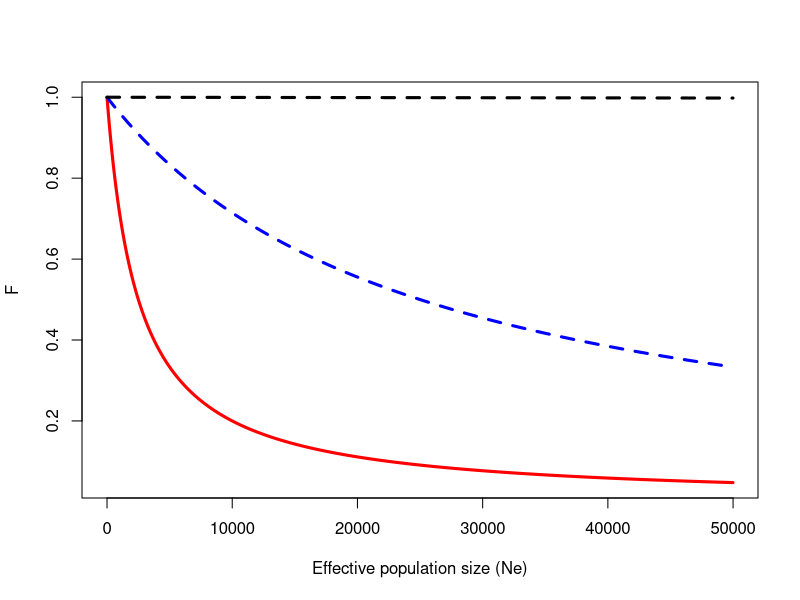
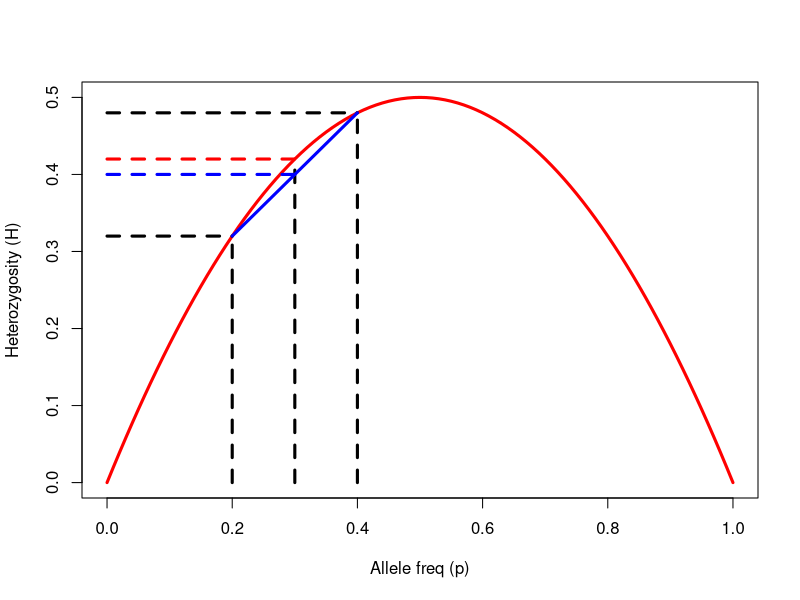

Reproduce these figures in R, in order.
## ---- chunk 1
options(htmltools.dir.version = FALSE)
## ---- chunk 2
fe <- function(ne, mu){
  den <- 4*ne*mu + 1  # denominator
  return(1/den)
}
## ---- chunk 3
ne <- seq(1, 50000, by=10)
plot(ne, fe(ne, mu=10^-4), type="l", lwd=3, col="red", 
     xlab="Effective population size (Ne)", ylab="F")
lines(ne, fe(ne, mu=10^-5), lty=2, lwd=3, col="blue")
lines(ne, fe(ne, mu=10^-8), lty=2, lwd=3, col="black")
## ---- chunk 4
df <- data.frame(hap=paste0("line", 1:5), snp1=c(0,0,1,1,1), 
                 snp2=c(1,1,0,1,1), snp3=c(0,1,1,1,0), 
                 snp4=c(1,0,1,0,1), snp5=c(0,1,1,0,1))
snp <- t(df[,-1])
getpi <- function(snp, totbp=500){
  nhap = ncol(snp) # number of hap
  td <- c()
  for(i in 1:(nhap -1)){
    for(j in (i+1):nhap){
      cn <- sum(abs(snp[,i] - snp[,j])) # count the nucleotide differences
      td <- c(td, cn)
    }
  }
  return(nhap/(nhap -1)*(1/nhap)^2*sum(td)/totbp)
}
## ---- chunk 5
getpi(snp, totbp=500)
## ---- chunk 6
geth <- function(snp, totbp=500){
  nhap = ncol(snp) # number of hap
  q <- apply(snp, 1, sum)/nhap
  p <- 1 -q
  return(nhap/(nhap -1) * sum(rep(1, nhap) - p^2 - q^2)/totbp/2)
}
geth(snp, totbp=500)
## ---- chunk 7
geth <- function(p){return(2*p*(1-p))}
p <- seq(0, 1, by=0.01)
plot(p, geth(p), type="l", lwd=3, col="red", xlab="Allele freq (p)", ylab="Heterozygosity (H)")
lines(c(0.2, 0.2), c(0, geth(p=0.2)), lty=2, lwd=3) # add a line segment
lines(c(0, 0.2), c(geth(p=0.2), geth(p=0.2)), lty=2, lwd=3)
lines(c(0.4, 0.4), c(0, geth(p=0.4)), lty=2, lwd=3) # add a line segment
lines(c(0, 0.4), c(geth(p=0.4), geth(p=0.4)), lty=2, lwd=3)
lines(c(0.3, 0.3), c(0, geth(p=0.3)), lty=2, lwd=3) 
lines(c(0, 0.3), c(geth(p=0.3), geth(p=0.3)), lty=2, lwd=3, col="red")
lines(c(0.2, 0.4), c(geth(p=0.2), geth(p=0.4)), lty=1, lwd=3, col="blue")
lines(c(0, 0.3), c(mean(c(geth(p=0.2), geth(p=0.4))), mean(c(geth(p=0.2), geth(p=0.4)))), lty=2, lwd=3, col="blue")
